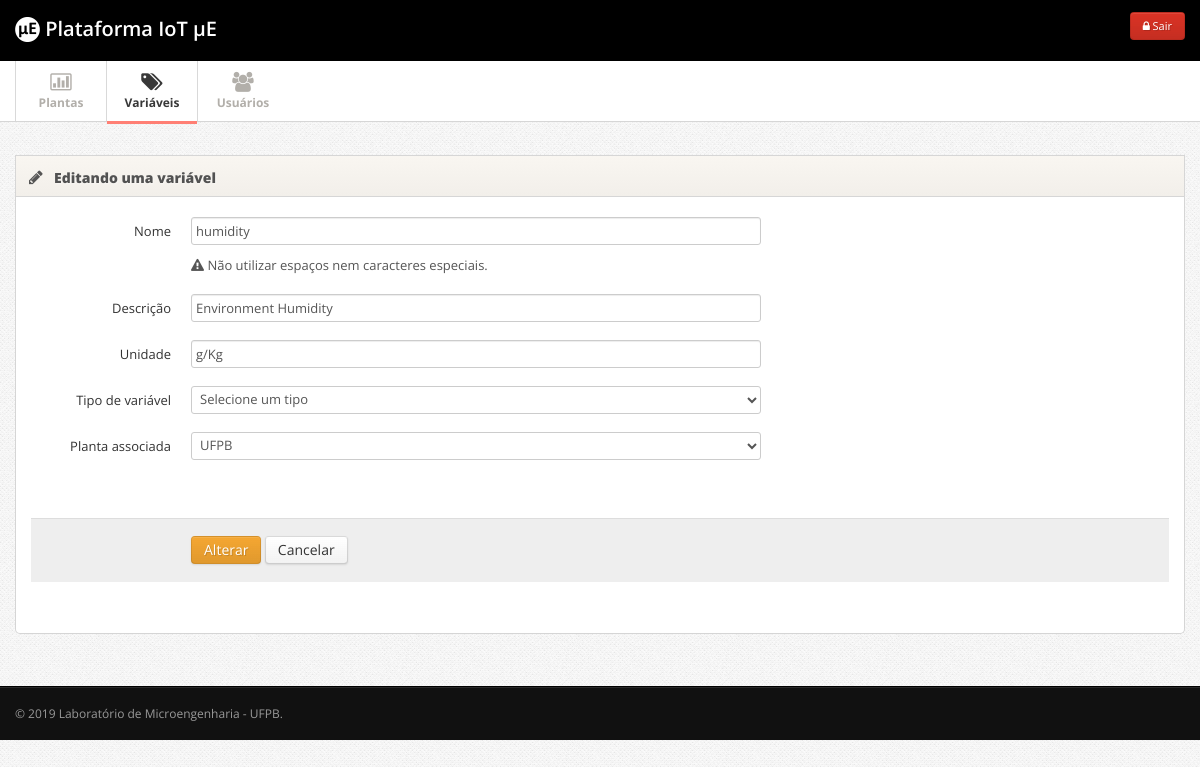
Page /admin/index.php?p=variaveis_gerenciar&acao=editar&id=7 (signed in) on the committed database.
### tables this page shows
CREATE TABLE IF NOT EXISTS `variaveis` (
  `id` int(11) NOT NULL AUTO_INCREMENT,
  `nome` varchar(200) NOT NULL,
  `descricao` text NOT NULL,
  `unidade` varchar(50) NOT NULL,
  `id_planta` int(11) NOT NULL,
  PRIMARY KEY (`id`),
  KEY `fk_planta` (`id_planta`)
);

### admin/variaveis_gerenciar.php (the view, shortened to what this page needs)
<?php
if(isset($_GET['acao'])){
	$acao = $_GET['acao'];
} else{
	$acao = 'gerenciar';
}
if($acao == 'gerenciar'){
?>
	      <div class="row">
	      	<div class="span12">
            <div class="widget">
              <a href="javascript:void();" onclick="location.href='index.php?p=variaveis_cadastrar';" class="btn btn-large btn-success btn-support-ask"><i class="icon-plus-sign"></i> Cadastrar uma nova variável</a>
            </div>
	      		<div class="widget">
					<div class="widget-header">
						<i class="icon-user"></i>
						<h3>Listando todas as variáveis</h3>
					</div>
					<div class="widget-content">
            <div id="tabela_busca" class="form-horizontal">
            <fieldset>
            <div class="control-group">
              <i class="icon-zoom-in"></i> <input class="span5 m-wrap" id="appendedInputButton" type="text" placeholder="Qual variável você está buscando?">
            </div>
            </fieldset>
            </div>
            <table class="table table-striped table-bordered" id="tabela">
              <thead>
                <tr>
                  <th> Nome da variável </th>
                  <th> Planta associada</th>
                  <th class="td-actions"> Ações </th>
                </tr>
              </thead>
              <tbody>
              <?php
              $result_usuarios = "SELECT * FROM variaveis ORDER BY nome ASC";
          		$resultado_usuarios = mysqli_query($conn, $result_usuarios);
              while($resultado = mysqli_fetch_array($resultado_usuarios)){
          		if(isset($resultado)){
                $id = $resultado['id'];
                $nome = $resultado['nome'];
                $id_planta = $resultado['id_planta'];
                  $query_planta = "SELECT * FROM plantas WHERE id = '$id_planta'";
                  $executa_planta = mysqli_query($conn, $query_planta);
                  $resultados_planta = mysqli_fetch_assoc($executa_planta);
                  $nome_planta = $resultados_planta['nome'];
              }
              ?>
              <tr>
                <td><?php echo $nome; ?></td>
                <td><?php echo $nome_planta; ?></td>
                <td class="td-actions">
                <center>
									<a href="index.php?p=variaveis_gerenciar&acao=editar&id=<?php echo $id; ?>" class="btn btn-warning btn-small"><i class="btn-icon-only icon-pencil"> </i> Editar</a>
                  <a href="index.php?p=variaveis_gerenciar&acao=apagar&id=<?php echo $id; ?>" class="btn btn-danger btn-small"><i class="btn-icon-only icon-remove"> </i> Apagar</a>
                </center>
                </td>
              </tr>
							<?php
              }
              ?>
              </tbody>
            </table>
					</div>
				</div>
		    </div>
	      </div>
<?php
} elseif ($acao == 'editar') {
	if(isset($_GET['id'])){
		$id = $_GET['id'];
		$result_usuarios = "SELECT * FROM variaveis WHERE id = $id LIMIT 1";
		$resultado_usuarios = mysqli_query($conn, $result_usuarios);
		while($resultado = mysqli_fetch_array($resultado_usuarios)){
		if(isset($resultado)){
			$nome = $resultado['nome'];
			$descricao = $resultado['descricao'];
			$unidade = $resultado['unidade'];
			$id_planta = $resultado['id_planta'];
		}
?>
<div class="row">
  <div class="span12">
    <div class="widget">
  <div class="widget-header">
    <i class="icon-pencil"></i>
  <h3>Editando uma variável</h3>
  </div>
  <div class="widget-content">
    <form action="" method="post" enctype="multipart/form-data" class="form-horizontal">
      <fieldset>
        <div class="control-group">
          <label class="control-label" for="username">Nome</label>
          <div class="controls">
            <input type="text" class="span6 disabled" id="nome" name="nome" value="<?php echo $nome; ?>" placeholder="nome_da_variavel">
            <p class="help-block"><i class="icon-warning-sign"></i> Não utilizar espaços nem caracteres especiais.</p>
          </div>
        </div>
        <div class="control-group">
          <label class="control-label" for="username">Descrição</label>
          <div class="controls">
            <input type="text" class="span6 disabled" id="descricao" name="descricao" value="<?php echo $descricao; ?>" placeholder="Breve descrição desta variável">
          </div>
        </div>
        <div class="control-group">
          <label class="control-label" for="username">Unidade</label>
          <div class="controls">
            <input type="text" class="span6 disabled" id="unidade" name="unidade" value="<?php echo $unidade; ?>" placeholder="Qual a unidade da variável? Exemplo: °C, J, m/s">
          </div>
        </div>
        <div class="control-group">
          <label class="control-label" for="username">Tipo de variável</label>
          <div class="controls">
            <select class="custom-select span6" id="tipo_variavel" name="tipo_variavel">
  					  <option selected>Selecione um tipo</option>
            </select>
          </div>
        </div>
        <div class="control-group">
          <label class="control-label" for="username">Planta associada</label>
          <div class="controls">
            <select class="custom-select span6" id="id_planta" name="id_planta">
              <?php
                  if($_SESSION['usuarioNivelAcesso'] == 1){
                      $query = "SELECT * FROM plantas ORDER BY nome ASC";
                  } else{
                      $idUsuario = $_SESSION['usuarioId'];
                      $query = "SELECT * FROM plantas WHERE id = (SELECT id_planta FROM acesso_plantas_usuarios WHERE id_usuario = $idUsuario) ORDER BY nome ASC";
                  }
                $resultados = mysqli_query($conn, $query);
                $num_resultados = mysqli_num_rows($resultados);
                if($num_resultados == 0){
                  echo "<script>Nenhuma planta disponível!</script>";
                  echo "<script>window.location.href='index.php?p=variaveis_gerenciar';</script>";
                } else{
                  while($resultado = mysqli_fetch_array($resultados)){
                    $id_plantas = $resultado['id'];
                    $nome_planta = $resultado['nome'];
                      if($id_planta == $id_plantas){
                        echo "<option value=\"$id_plantas\" selected>$nome_planta</option>";
                      } else{
                        echo "<option value=\"$id_plantas\">$nome_planta</option>";
                      }
                  }
                }
              ?>
  					</select>
          </div>
        </div>
         <br />
        <div class="form-actions">
          <button type="submit" class="btn btn-warning" id="liberar" name="liberar" value="alterar">Alterar</button>
          <button class="btn" id="liberar" name="liberar" value="cancelar">Cancelar</button>
        </div>
      </fieldset>
    </form>
  </div>
</div>
</div>
</div>
<?php
}
	} else{
		echo "<script>window.location.href='index.php?p=variaveis_gerenciar';</script>";
	}
}
?>

### css/style.css (style rules this page uses)
body { background: #f9f6f1; font: 13px/1.7em 'Open Sans'; }
p { font: 13px/1.7em 'Open Sans'; }
input, button, select, textarea { font-family: 'Open Sans'; }
.widget { position: relative; clear: both; width: auto; margin-bottom: 2em; overflow: hidden; }
.widget-header { position: relative; height: 40px; line-height: 40px; background: #f9f6f1; background:-moz-linear-gradient(top, #f9f6f1 0%, #f2efea 100%); background:-webkit-gradient(linear, left top, left bottom, color-stop(0%,#f9f6f1), color-stop(100%,#f2efea)); background:-webkit-linear-gradient(top, #f9f6f1 0%,#f2efea 100%); background:-o-linear-gradient(top, #f9f6f1 0%,#f2efea 100%); background:-ms-linear-gradient(top, #f9f6f1 0%,#f2efea 100%); background:linear-gradient(top, #f9f6f1 0%,#f2efea 100%); filter: progid:DXImageTransform.Microsoft.gradient(startColorstr='#f9f6f1', endColorstr='#f2efea'); -ms-filter: "progid:DXImageTransform.Microsoft.gradient(startColorstr='#f9f6f1', endColorstr='#f2efea')"; border: 1px solid #d6d6d6; -webkit-background-clip: padding-box; }
.widget-header h3 { position: relative; top: 2px; left: 10px; display: inline-block; margin-right: 3em; font-size: 14px; font-weight: 800; color: #525252; line-height: 18px; text-shadow: 1px 1px 2px rgba(255,255,255,.5); }
.widget-header [class^="icon-"], .widget-header [class*=" icon-"] { display: inline-block; margin-left: 13px; margin-right: -2px; font-size: 16px; color: #555; vertical-align: middle; }
.widget-content { padding: 20px 15px 15px; background: #FFF; border: 1px solid #D5D5D5; -moz-border-radius: 5px; -webkit-border-radius: 5px; border-radius: 5px; }
.widget-header+.widget-content { border-top: none; -webkit-border-top-left-radius: 0; -webkit-border-top-right-radius: 0; -moz-border-radius-topleft: 0; -moz-border-radius-topright: 0; border-top-left-radius: 0; border-top-right-radius: 0; }
.widget-content:before, .widget-content:after { content:""; display:table; }
.widget-content:after { clear:both; }
.widget-content { zoom:1; }

### css/pages/signin.css (style rules this page uses)
body { background: url(../../img/body-bg.png); color:#838383; font: 13px/1.7em 'Open Sans'; }

### rows in the picture
variaveis: nome "humidity", descricao "Environment Humidity", unidade "g/Kg"

### other values in the picture
form field id_planta "UFPB"
